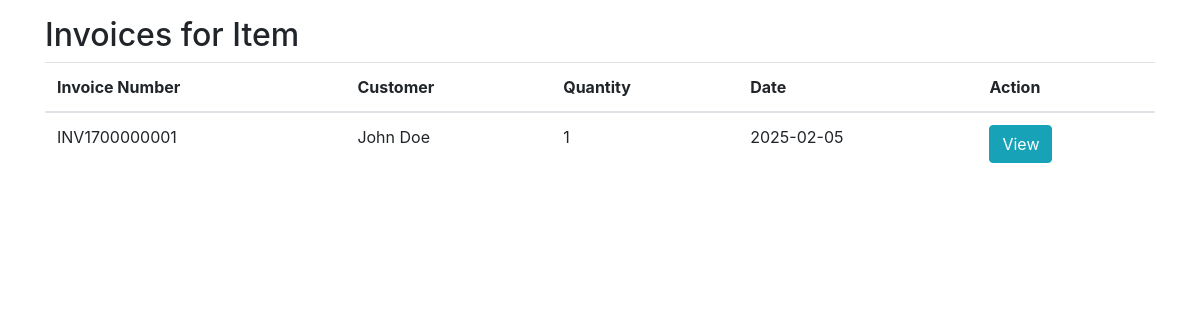
/item_invoices.php?item_id=1, run on the app's committed database.
### tables this page shows
CREATE TABLE `invoice_items` (
  `id` int(11) NOT NULL,
  `invoice_id` int(11) NOT NULL,
  `item_id` int(11) NOT NULL,
  `quantity` int(11) NOT NULL CHECK (`quantity` > 0),
  `price` decimal(10,2) NOT NULL CHECK (`price` >= 0)
);

CREATE TABLE `invoices` (
  `id` int(11) NOT NULL,
  `invoice_number` varchar(20) NOT NULL,
  `customer_name` varchar(100) NOT NULL,
  `total_amount` decimal(10,2) NOT NULL CHECK (`total_amount` >= 0),
  `created_at` date NOT NULL
);

### item_invoices.php (the view, shortened to what this page needs)
<?php
require_once 'db_connect.php';
$item_id = $_GET['item_id'];
?>
<!DOCTYPE html>
<html>
<head>
    <link rel="stylesheet" href="https://maxcdn.bootstrapcdn.com/bootstrap/4.5.2/css/bootstrap.min.css">
</head>
<body>
    <div class="container mt-3">
        <h2>Invoices for Item</h2>
        <table class="table">
            <thead>
                <tr>
                    <th>Invoice Number</th>
                    <th>Customer</th>
                    <th>Quantity</th>
                    <th>Date</th>
                    <th>Action</th>
                </tr>
            </thead>
            <tbody>
                <?php
                $stmt = $conn->prepare("SELECT i.*, ii.quantity FROM invoices i
                    JOIN invoice_items ii ON i.id = ii.invoice_id
                    WHERE ii.item_id = ?");
                $stmt->execute([$item_id]);
                while ($row = $stmt->fetch()) {
                    echo "<tr>
                        <td>{$row['invoice_number']}</td>
                        <td>{$row['customer_name']}</td>
                        <td>{$row['quantity']}</td>
                        <td>{$row['created_at']}</td>
                        <td><a href='invoice.php?id={$row['id']}' class='btn btn-info'>View</a></td>
                    </tr>";
                }
                ?>
            </tbody>
        </table>
    </div>
</body>
</html>

### data on the page
invoice_items: invoice.invoice_number "INV1700000001", invoice.customer_name "John Doe", quantity "1", invoice.created_at "2025-02-05"
